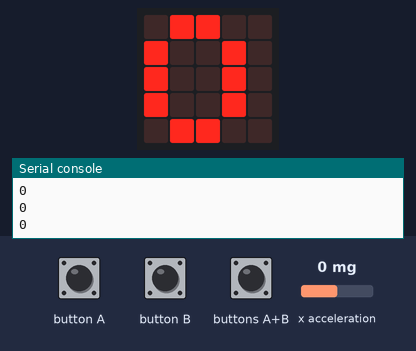
This program was run on a simulated BBC micro:bit (MakeCode). Parts: the board's 5×5 LED display, the last lines printed to the serial console. The inputs (shaded band) are chosen by the test bench; at power-on: x acceleration 0 mg.

Above: at 1.2 s.
1.3 s: x acceleration set to 750 mg
At 2.1 s:
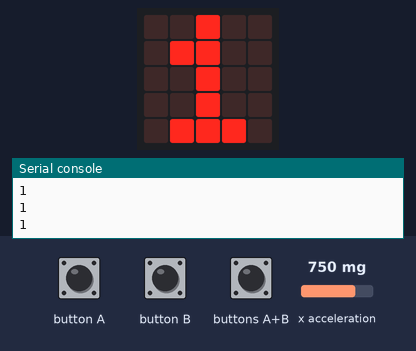
3.0 s: buttons A+B pressed for 0.15 s
6.1 s: buttons A+B pressed for 1 s
At 8.7 s:
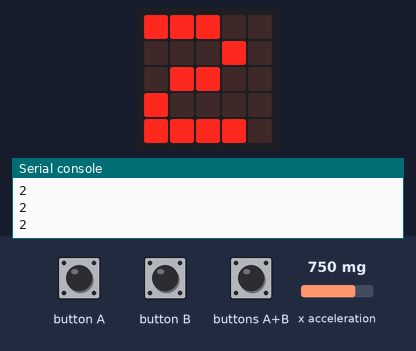
10.7 s: x acceleration set to -1440 mg
12.2 s: x acceleration set to 1440 mg
At 15.7 s:
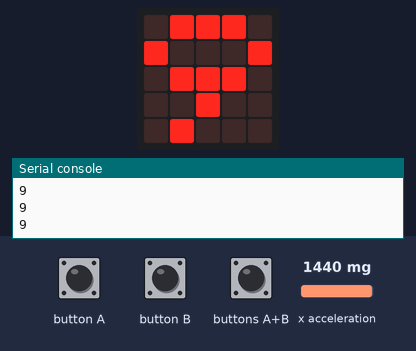
15.8 s: x acceleration set to -750 mg
Timing chart, 0 to 18.3 s (numbered marks = the images above; inputs shaded):
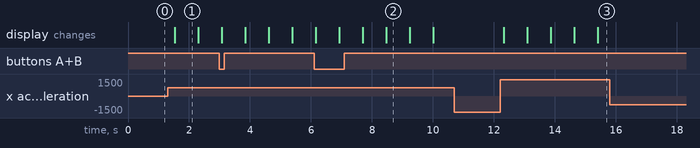

Measured:
- after the input at 1.3 s, the display: changes after 0.24 s (image 1)
- after the input at 12.2 s, the display: first changes after 0.12 s (image 3 shows a later state)
- what the display in image 1 shows lasts 0.8 s, from 1.5 s to 2.3 s

The program:

main.ts
```typescript
let x = 0
input.onButtonPressed(Button.AB, function () {
    x = 0
})
basic.forever(function () {
    if (input.acceleration(Dimension.X) / 1000 * 9.81 > 1.5) {
        x += 1
    }
    basic.showNumber(x)
})
basic.forever(function () {
    serial.writeNumber(x)
    serial.writeLine("")
})
```

test.ts
```typescript
// 在這裡測試；當此封包作為擴充功能時，將不會編譯此內容。
```
